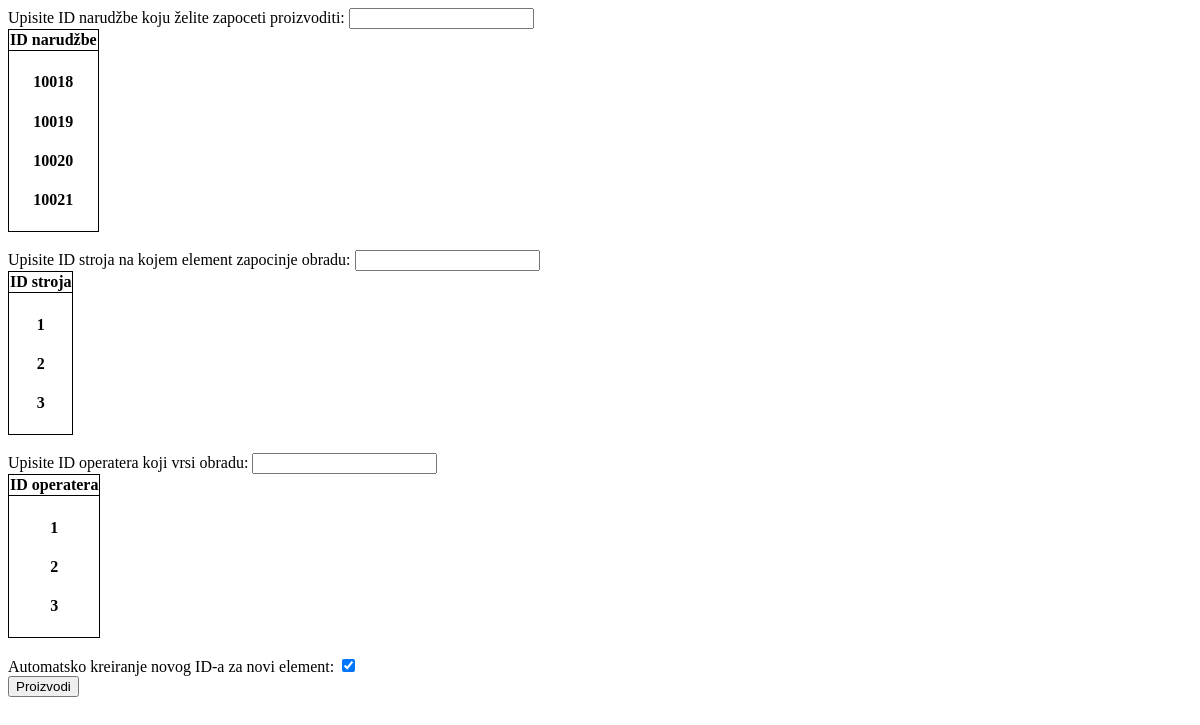
Before: /new_manufacturing_form with the older database file.
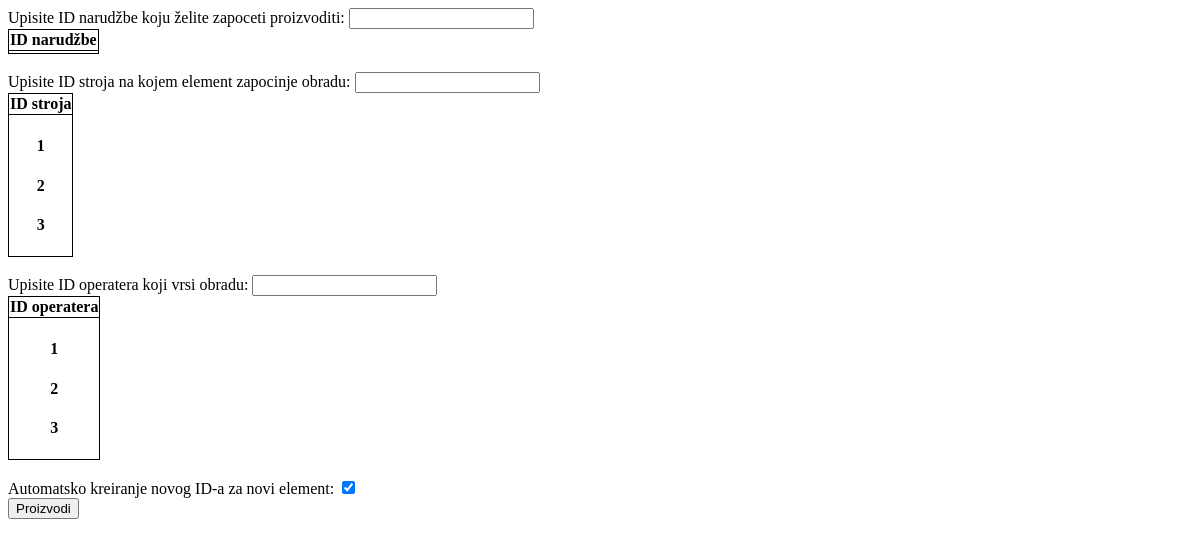
After: the same page with the newer database file.
### app.py (models this page shows, shortened)
class Order(db.Model):
    __tablename__ = "order"
    id = db.Column(
        db.Integer,
        primary_key=True,
    )
    order_id = db.Column(db.Integer)
    name = db.Column(db.String(500), nullable=False)
    buyer_name = db.Column(db.String(500), nullable=False)
    buyer_contact = db.Column(db.String(500), nullable=False)
    date_created = db.Column(db.DateTime, default=datetime.now)
    first_time = True

class Machine(db.Model):
    __tablename__ = "machine"
    machine_id = db.Column(db.Integer, primary_key=True)
    machine_name = db.Column(db.String(200))
    machine_tool = db.Column(db.String(200))
    last_tool_change_date = db.Column(db.String(200))
    last_machine_service_date = db.Column(db.String(200))
    number_of_machined_parts = db.Column(db.Integer)

class Worker(db.Model):
    __tablename__ = "worker"
    worker_id = db.Column(db.Integer, primary_key=True)
    worker_name = db.Column(db.String(500))
    worker_department = db.Column(db.String(200))

### app.py (the view, shortened to what this page needs)
@app.route("/new_manufacturing_form", methods=["POST", "GET"])
def new_manufacturing_form():
    new_operating_worker_id = Worker.query.order_by(Worker.worker_id)
    starting_machine_for_manufacturing = Machine.query.order_by(
        Machine.machine_id)
    new_part_for_manufacture = Order.query.filter(
        Order.name.startswith('Osnovni element')).all()
    return render_template("new_manufacturing_form.html", availability=new_part_for_manufacture, machine=starting_machine_for_manufacturing, worker=new_operating_worker_id)

### templates/new_manufacturing_form.html (shortened to what this page needs)
<!DOCTYPE html>
<html lang="en">
<head>
</head>
<body>
    <form action="new_manufacturing_form" METHOD="POST">
        <label for="new_manufacturing_order_id">Upisite ID narudžbe koju želite zapoceti proizvoditi:</label>
        <input type="text" id="new_manufacturing_order_id" name="new_manufacturing_order_id"><br>
        <table>
            <tr>
                <th>ID narudžbe</th>
            </tr>
            <tr>
                <th>
                    {% for warehouse in availability %}
                    <h4>
                        {{warehouse.order_id}}
                    </h4>
                    {% endfor %}
                </th>
            </tr>
        </table>
        <br>
        <label for="new_manufacturing_machine_id">Upisite ID stroja na kojem element zapocinje obradu:</label>
        <input type="text" id="new_manufacturing_machine_id" name="new_manufacturing_machine_id"><br>
        <table>
            <tr>
                <th>ID stroja</th>
            </tr>
            <tr>
                <th>
                    {% for machines in machine %}
                    <h4>
                        {{machines.machine_id}}
                    </h4>
                    {% endfor %}
                </th>
            </tr>
        </table>
        <br>
        <label for="new_manufacturing_worker_id">Upisite ID operatera koji vrsi obradu:</label>
        <input type="text" id="new_manufacturing_worker_id" name="new_manufacturing_worker_id"><br>
        <table>
            <tr>
                <th>ID operatera</th>
            </tr>
            <tr>
                <th>
                    {% for workers in worker %}
                    <h4>
                        {{workers.worker_id}}
                    </h4>
                    {% endfor %}
                </th>
            </tr>
        </table>
        <br>
        <label for="new_manufacturing_part_id">Automatsko kreiranje novog ID-a za novi element:</label>
        <input type="checkbox" id="new_manufacturing_part_id" name="new_manufacturing_part_id" value="Checked"
            checked="True"><br>
        <input type="submit" value="Proizvodi" class="btn-secondary">
    </form>
</body>
</html>

Changed rows visible on the page:
removed Order: order_id "10018"
removed Order: order_id "10019"
removed Order: order_id "10020"
removed Order: order_id "10021"
